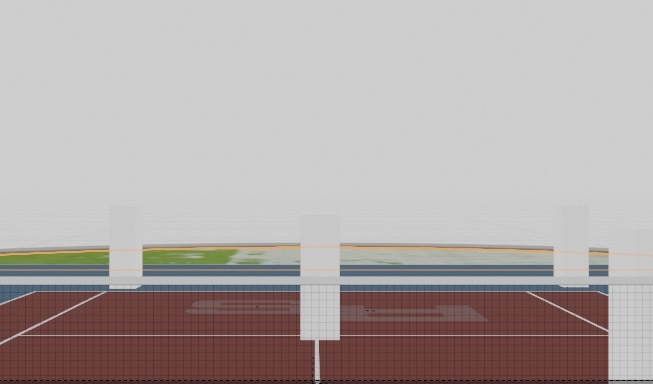
#> input picture my_package/data/5.jpg, 653 x 384 px, given in place of cropped.mov, which was not available
$ python court_detection_node_v2.py
#> lines starting #> are read from the running program, lines starting #| are printed output that depends on the picture; after the words box and inside, x2 and y2 are one past the last pixel; in counts of white or black regions, pixels touching at a corner belong together; pictures that were not available may be replaced by others from this repository, and a replacement may not be noted
# import the necessary packages
import numpy as np
import cv2
#import opencv_wrapper as cvw
import imutils
import time

# import  poly_point_isect as bot

# construct the argument parse and parse the arguments
# construct the argument parse and parse the arguments

# load the image
vs = cv2.VideoCapture("/home/revanth/Tennistron/tennyson_ws/src/my_package/data/cropped.mov")


# define the list of Color boundaries
lower, upper = np.array([180, 180, 100]), np.array([255, 255, 255])

mask_list = []
points_list = []

frame_count = 0
start_time = time.time()


while True:

	#Read the current Frame
	frame = vs.read()[1]
#> frame is the input picture: shape (384, 653, 3); mean B, G, R 167.4, 168.6, 176.8
	fps = int(vs.get(cv2.CAP_PROP_FPS))
	if frame is None:
		break

	#Frame Image Processing

	#frame = imutils.resize(frame, width = 800)
	gray_frame = cv2.cvtColor(frame, cv2.COLOR_BGR2GRAY)
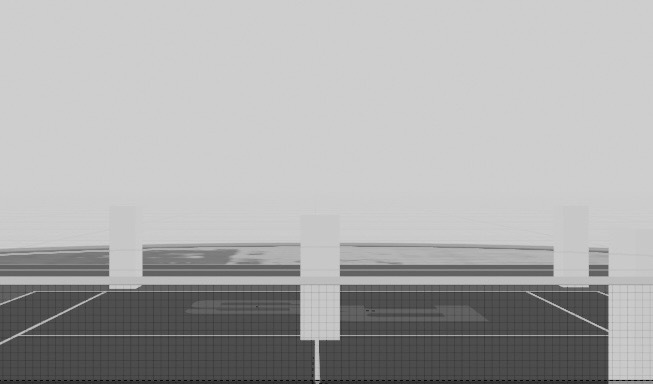
#> gray_frame: shape (384, 653); min 0, max 210, mean 170.9
	gray_blurred = cv2.bilateralFilter(gray_frame, 30, 25, 75)
	mask = cv2.inRange(gray_blurred, 160, 255)
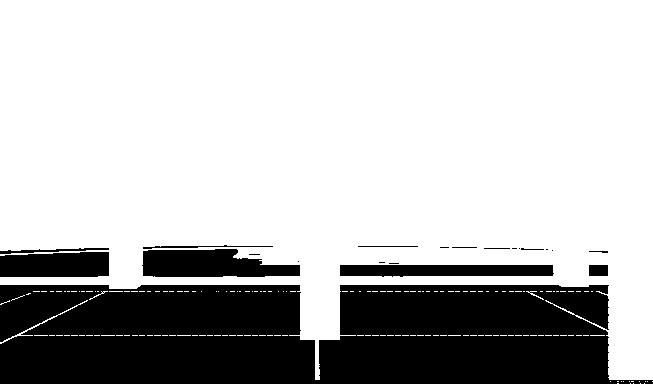
#> mask: shape (384, 653); 73.8% white; 21 black regions (9 under 20 px), largest, box (x1, y1, x2, y2) and area: (0, 285, 653, 384) 56661, (142, 249, 300, 277) 3395, (0, 252, 109, 277) 2548
	mask = cv2.dilate(mask,(7,7),None)
#> mask: shape (384, 653); 74.8% white; 14 black regions (5 under 20 px), largest, box (x1, y1, x2, y2) and area: (0, 286, 617, 384) 54866, (143, 250, 300, 277) 3227, (0, 253, 109, 277) 2439


	############ Long exposure of Line Detection for less noise######

	mask_list.append(mask)


	if len(mask_list) == 10:
		mask_list.pop(0)
	summed = sum(mask_list)
	summed = cv2.dilate(summed,(7,7),None)
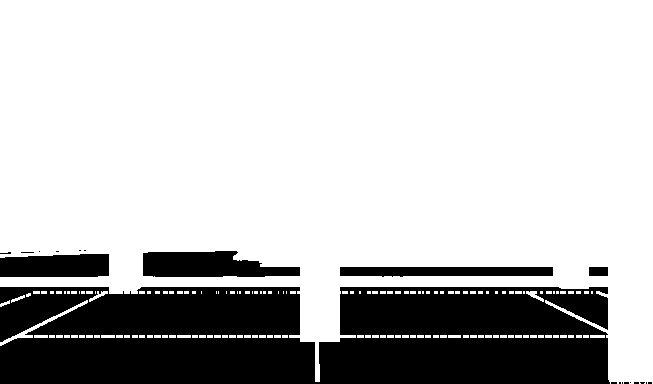
#> summed: shape (384, 653); 75.8% white; 20 black regions (15 under 20 px), largest, box (x1, y1, x2, y2) and area: (0, 287, 610, 384) 53205, (143, 251, 300, 277) 3063, (0, 254, 109, 277) 2330, (340, 267, 553, 277) 1923, (589, 267, 608, 276) 171
	#################################################################

	##Lines Stuff##

	lines = cv2.HoughLinesP(summed, 1, np.pi/180, 50, None, 50, 5)
#> lines = 365 rows, first 6: [4, 0, 588, 272], [0, 220, 652, 33], [0, 108, 652, 4], [0, 52, 652, 302], [0, 115, 465, 266], [0, 222, 652, 47]
	lines_image = np.zeros(frame.shape, dtype = frame.dtype)

	if lines is not None:
		for i in range(0, len(lines)):
		    l = lines[i][0]
		    cv2.line(lines_image, (l[0], l[1]), (l[2], l[3]), (0,0,255), 2, cv2.LINE_AA)
		    cv2.line(frame, (l[0], l[1]), (l[2], l[3]), (0,0,255), 2, cv2.LINE_AA)
#> this loop made 365 passes


	lines_image_gray = cv2.cvtColor(lines_image, cv2.COLOR_BGR2GRAY)
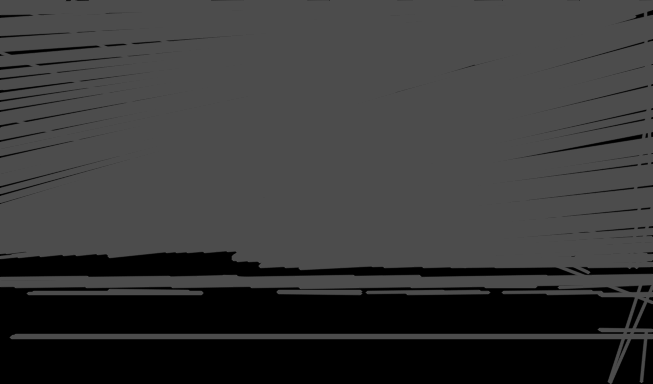
#> lines_image_gray: shape (384, 653); min 0, max 76, mean 55.8

	#################################################################

	corners = cv2.goodFeaturesToTrack(summed, maxCorners = 50, qualityLevel = 0.1,
	minDistance = 150, blockSize = 3, useHarrisDetector = False)
#> corners = [[557, 292], [264, 292], [68, 292], [409, 337]]


	for corner in corners:
		x,y = int(corner[0][0]), int(corner[0][1])

		print(x,y)
		cv2.circle(frame, (x,y), 8, (0,255,0), -1)
		cv2.circle(lines_image, (x,y), 8, (0,255,0), -1)
#> this loop made 4 passes
#| 557 292
#| 264 292
#| 68 292
#| 409 337
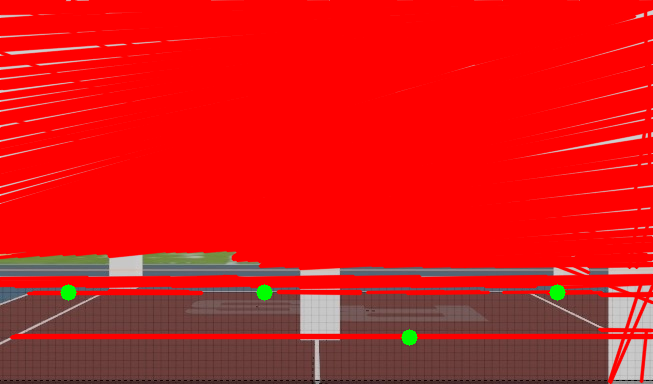
#> frame: shape (384, 653, 3); mean B, G, R 22.4, 23.9, 217.6
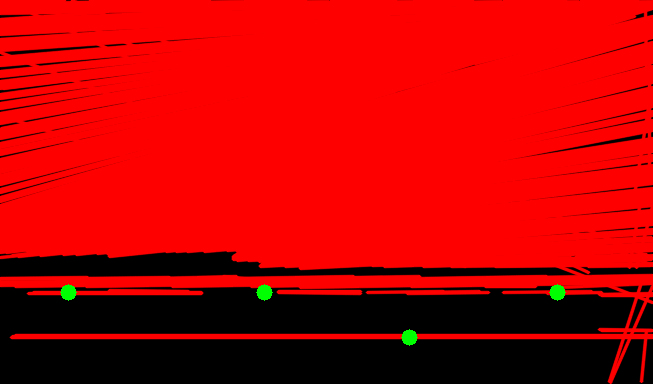
#> lines_image: shape (384, 653, 3); mean B, G, R 0, 0.8, 186.9

	#Update points_list
	points_list.append(corners)


	frame_count = frame_count + 1
	end_time = time.time()

	fps = round(frame_count/(end_time - start_time),1)
	cv2.putText(frame, f"FPS : {fps}", (10,30),cv2.FONT_HERSHEY_SIMPLEX,0.6,(0,255,255),2)
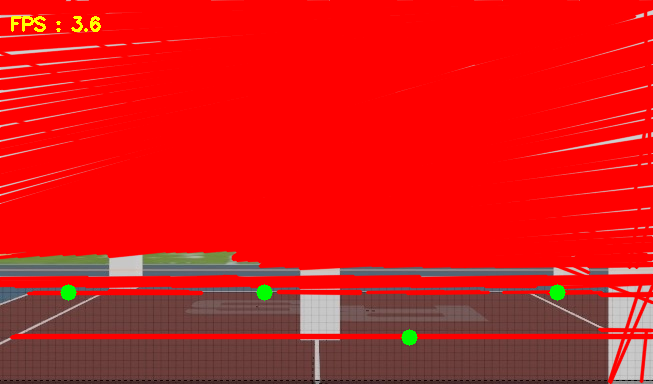
#> frame: shape (384, 653, 3); 0.21% of pixels changed, all inside (x1, y1, x2, y2) = (11, 16, 101, 32)


	#cv2.imshow("Mask", mask)
	cv2.imshow("Frame", frame)
	cv2.imshow("Video", lines_image_gray)
	cv2.imshow("Mask Exposure",summed)
	key = cv2.waitKey(1) & 0xFF
#> (key q is pressed here)
	if key == ord('q'):
		vs.release()

cv2.destroyAllWindows()
